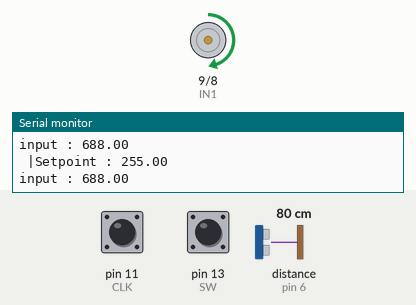
Bench run of a sketch on a simulated Arduino Uno, built with avr-gcc and run on an emulated ATmega328P. Shown: motor-driver pin pairs drawn as motors (green arrow = first pin HIGH = forward, orange = second pin HIGH = backward, longer = more drive, scaled by the enable pin), the last lines printed to the serial monitor. The inputs (shaded band) are chosen by the test bench; at power-on: distance to the obstacle (sensor on pin 6) 80 cm, pin 11 (CLK) HIGH, pin 13 (SW) HIGH. The echo pulse lasts 58.3 µs per cm.

Above: at 1.2 s.
1.3 s: distance to the obstacle (sensor on pin 6) set to 18 cm
At 1.46 s:
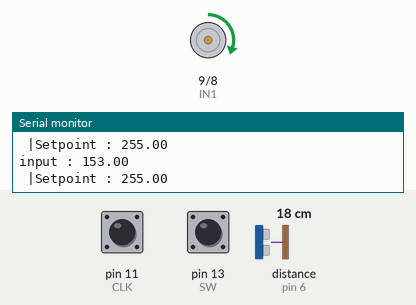
4.3 s: distance to the obstacle (sensor on pin 6) set to 250 cm
At 7.0 s:
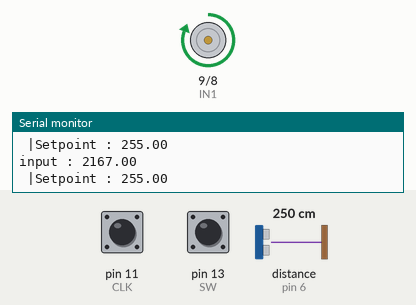
12.1 s: distance to the obstacle (sensor on pin 6) set to 2 cm
At 36.3 s:
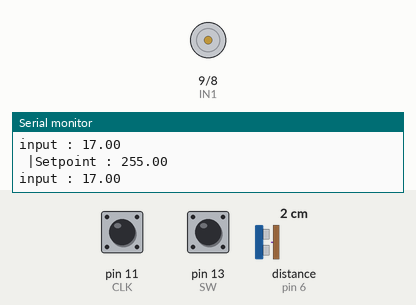
Timing chart, 0 to 37.3 s (numbered marks = the images above; inputs shaded):
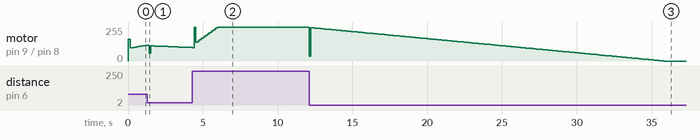

The sketch:

Final_Code.ino
```cpp
// Sensor Hr-SR04
#include "NewPing.h"
#define TRIGGER_PIN 7
#define ECHO_PIN 6
#define MAX_DISTANCE 400
NewPing sonar(TRIGGER_PIN, ECHO_PIN, MAX_DISTANCE);
float duration, distance;

// Rotary Encoder
#define CLK 11
#define DT 12
#define SW 13
int counter = 0;
int currentStateCLK;
int lastStateCLK;
String currentDir ="";
unsigned long lastButtonPress = 0;

//L298n
int speed = 0;

//PID
#include <PID_v1.h>

double Setpoint ; // Counter
double Input; // Sensor
double Output=90 ; // FAN
//PID parameters
double Kp=0.01, Ki=0.05, Kd=0.01;

//create PID instance
PID myPID(&Input, &Output, &Setpoint, Kp, Ki, Kd, REVERSE);

void setup()
{
// Sensor Hr-SR04
    Serial.begin(9600);

// Rotary Encoder
    pinMode(CLK,INPUT);
    pinMode(DT,INPUT);
    pinMode(SW, INPUT_PULLUP);
    lastStateCLK = digitalRead(CLK);

//L298n
  pinMode(8, OUTPUT); //IN2
  pinMode(9, OUTPUT); //IN1
  pinMode(10, OUTPUT); //Enable Pin

//PID
//  Setpoint = 10;
//  Setpoint = map(Setpoint,30,0,0,255);
//  myPID.SetMode(AUTOMATIC);
//  myPID.SetTunings(Kp, Ki, Kd);
}

void loop()
{

// Sensor Hr-SR04
    distance = sonar.ping_cm();
//    Serial.print("Distance = ");
//    Serial.print(distance);
//    delay(500);


// Rotary Encoder
    currentStateCLK = digitalRead(CLK);
    if (currentStateCLK != lastStateCLK  && currentStateCLK == 1){
        if (digitalRead(DT) != currentStateCLK) {
            counter --;
            currentDir ="CCW";
        } else {
            counter ++;
            currentDir ="CW";
        }
        Serial.print("Direction: ");
        Serial.print(currentDir);
        Serial.print(" | Counter: ");
        Serial.println(counter);
    }
    lastStateCLK = currentStateCLK;
    int btnState = digitalRead(SW);
    if (btnState == LOW) {
        if (millis() - lastButtonPress > 50) {
            Serial.println("Button pressed!");
            counter = 0;
        }
        lastButtonPress = millis();
    }
    delay(1);
    // counter = 0-15


//L298n
  digitalWrite(8, LOW);
  digitalWrite(9, HIGH);
//  digitalWrite(10, HIGH);

//PID
  Setpoint = counter*2.5;
  Setpoint = map(Setpoint,30,0,0,255);
  myPID.SetMode(AUTOMATIC);
  myPID.SetTunings(Kp, Ki, Kd);
  Input = map(distance,0,30,0,255);
  myPID.Compute();
  analogWrite(10, Output);
  Serial.print("input : ");
  Serial.println(Input);
//  Serial.print(" | output : ");
//  Serial.println(Output);
  Serial.print(" |Setpoint : ");
  Serial.println(Setpoint);
//  delay(500);

}
```

Measured:
- after the input at 12.1 s, motor on pin 9 (IN1) / pin 8 (IN2): forward 255/255 → forward 36/255 at once, → forward 250/255 0.11 s later, → forward 249/255 0.11 s later, → forward 247/255 0.11 s later, … (212 changes in this stretch)
